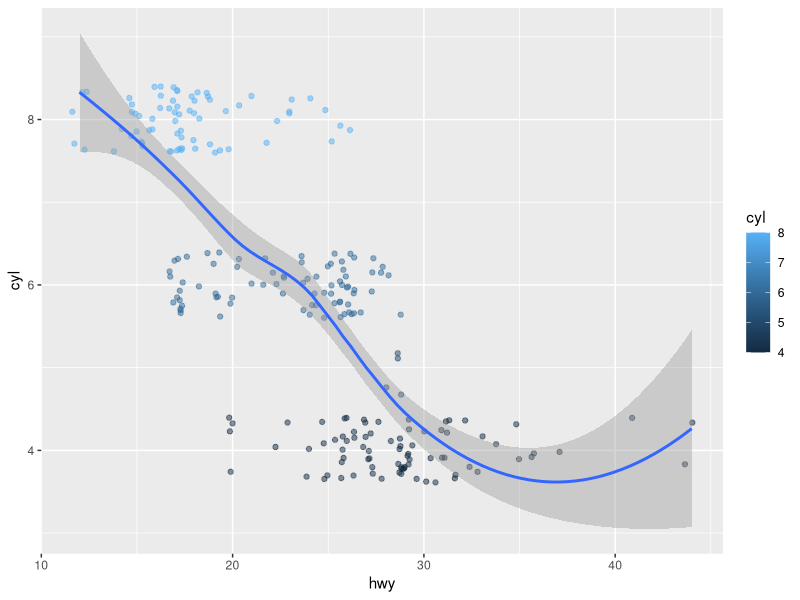

Generate this figure with R:
## ---- chunk 1
#| echo: false
5+7
install.packages("ggplot2")
library(ggplot2)
ggplot(mpg, aes(x=hwy, y=cyl, color=cyl)) + geom_point(position="jitter", alpha=.5) + geom_smooth()
